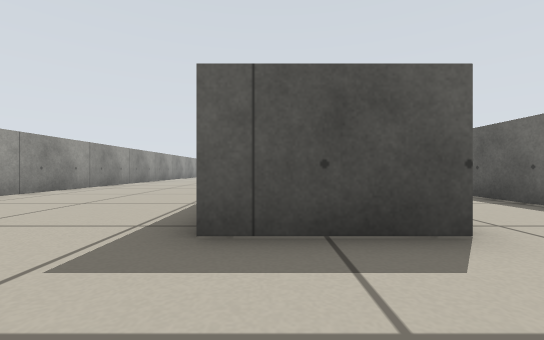
View 1 (above)

24 first-person views from a walk through a world built for the Player/Stage simulator. The camera is 0.31 m above the floor, looks level and sees 90° across. The lines on the ground mark 1 m squares. The floor is counted in squares, 0.5 m on a side. Each view is taken from the middle of a square. On the plan, view 1 faces up. The plan holds only what a view shows up to about 9 squares ahead; the rest is blank. The place goes on beyond the plan. The robots in the file are not drawn.

View 2
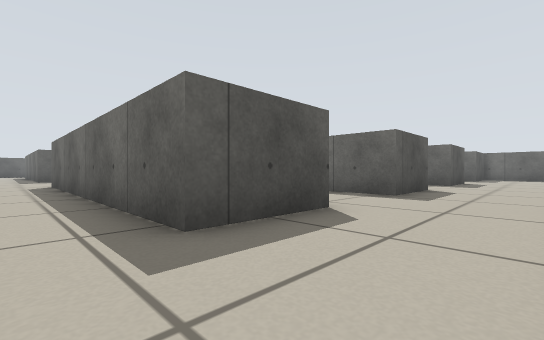

View 3
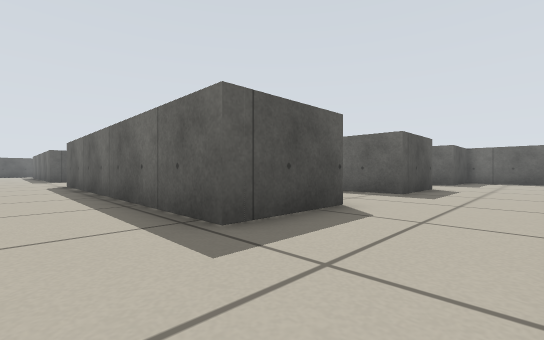

View 4
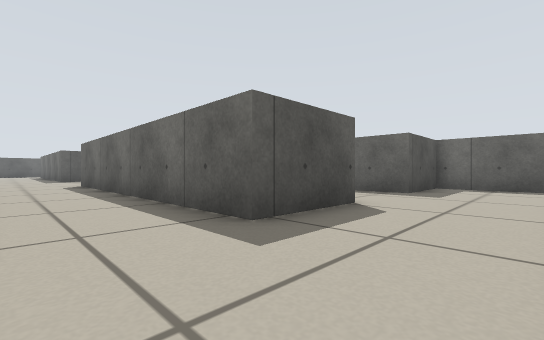

View 5
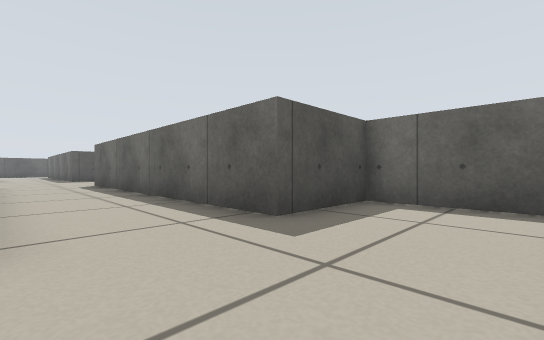

View 6
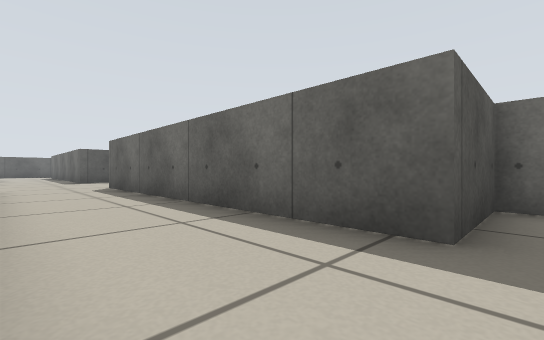

View 7
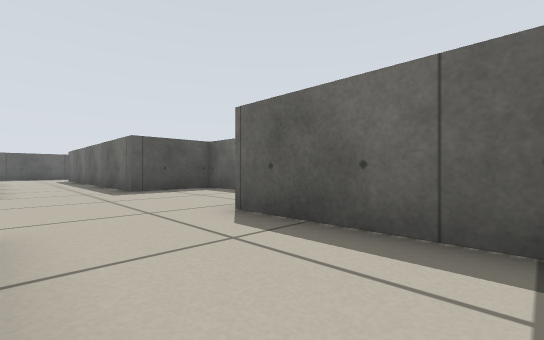

View 8
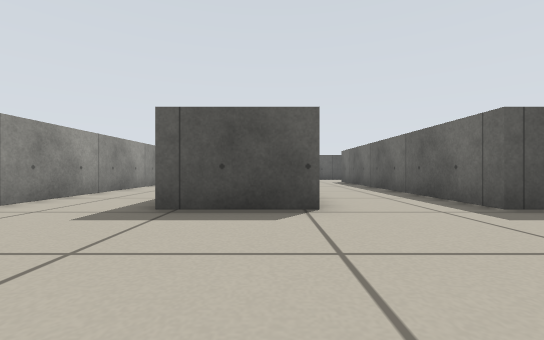

View 9
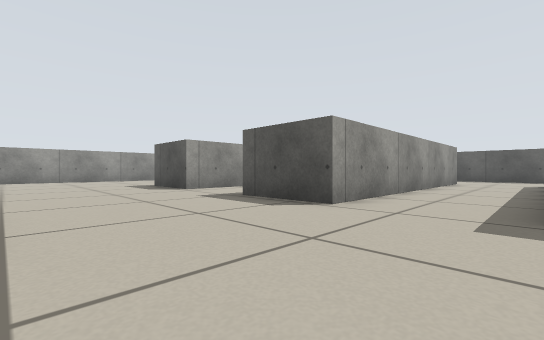

View 10
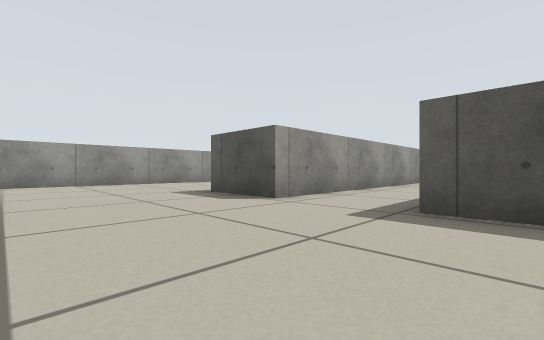

View 11
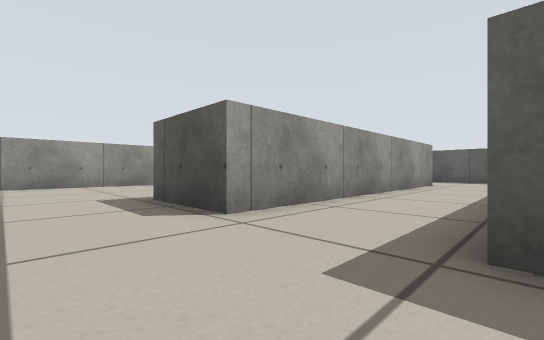

View 12
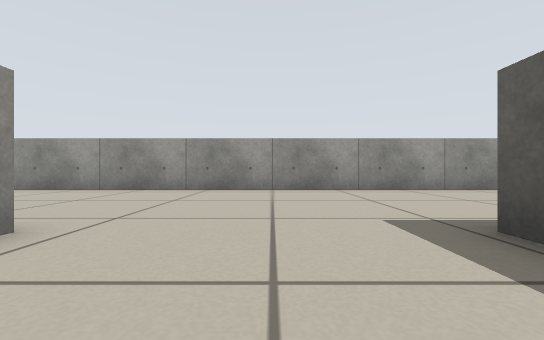

View 13
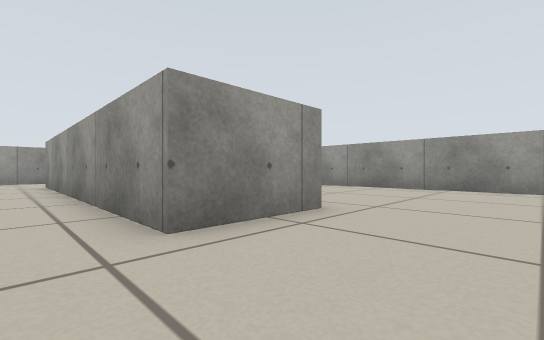

View 14
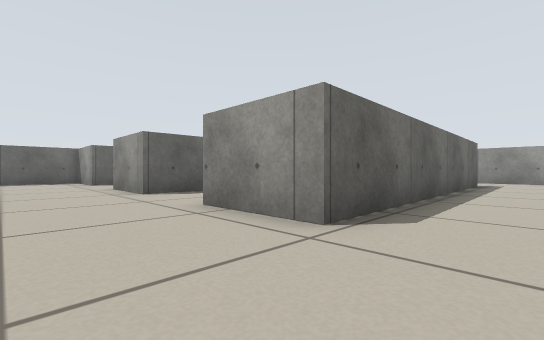

View 15
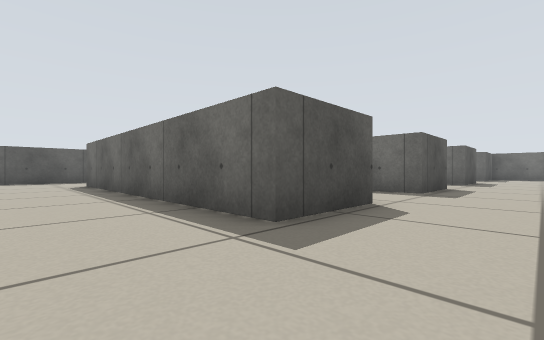

View 16
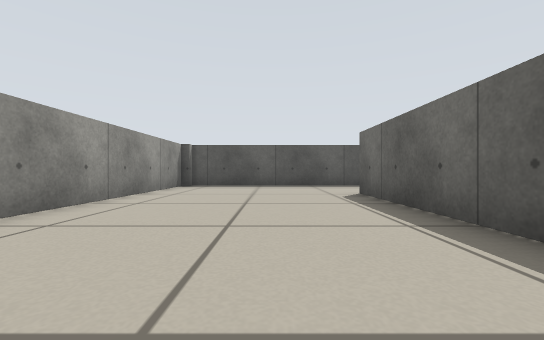

View 17
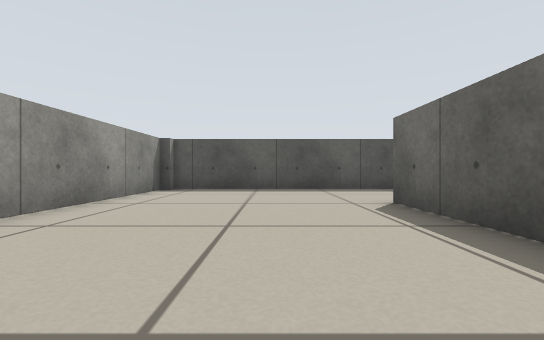

View 18
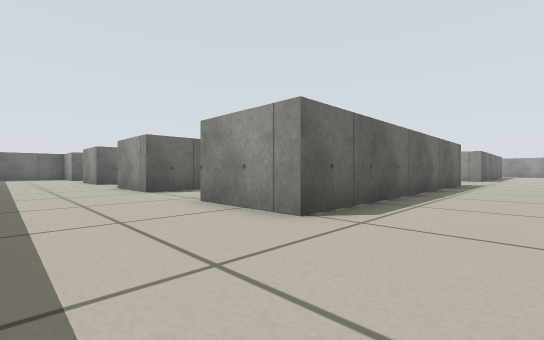

View 19
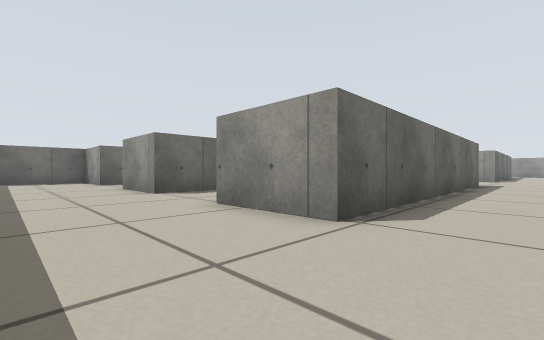

View 20
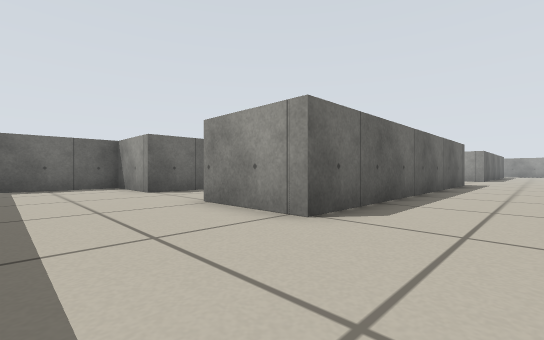

View 21
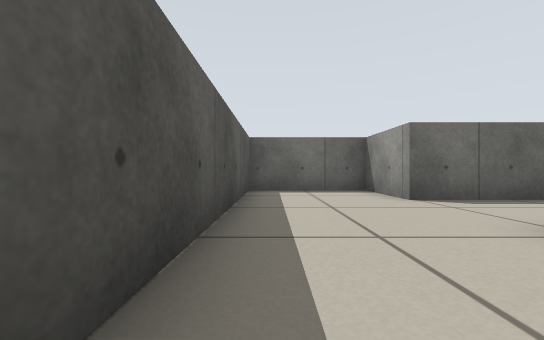

View 22
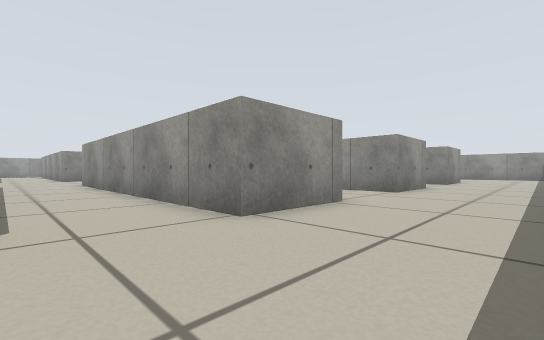

View 23
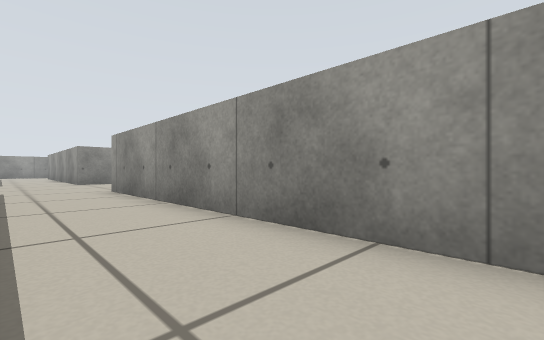

View 24
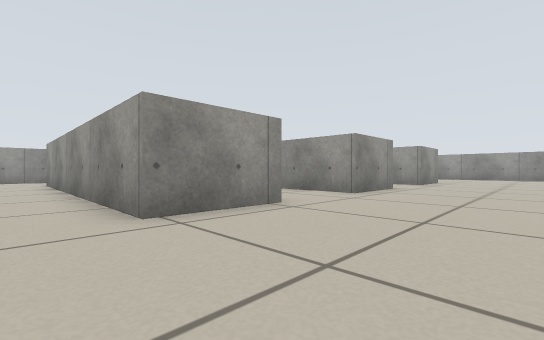

### Floor plan
Points are (right, up) in squares from view 1. A wall is a line through its corners. A room is listed if a view was taken in it or the views show most of it. See-through windows are left out.
Room 1 (views 1, 2, 3, 4, 5, 6, 7, 8, 9, 10, 11, 12, 13, 14, 15, 16, 17, 18, 19, 20, 21, 22, 23, 24)
walls: (-0.8, 12.4) (1.9, 12.4) (1.9, 3.5); (10.2, 19.5) (10.2, 27.2) (12.7, 27.2) (12.7, 17.2) (10.1, 17.2); (7.3, 23) (7.3, 17.2) (4.7, 17.2) (4.7, 27.2) (7.3, 27.2) (7.3, 25.5); (1.9, 24.6) (1.9, 17.2) (-0.7, 17.2) (-0.7, 27.2) (1.9, 27.2); (1.9, 2.5) (-0.7, 2.5) (-0.7, 11.4); (7.4, 2.5) (4.7, 2.5) (4.7, 12.4) (7.3, 12.4) (7.3, 10); (17.5, 17.2) (15.6, 17.2) (15.6, 22); (18.2, 15.8) (18.2, 16.5); (15.6, 24.4) (15.6, 27.2) (18.2, 27.2) (18.2, 30.7) (10.6, 30.7); (12.8, 2.5) (10.2, 2.5) (10.2, 12.4) (12.7, 12.4) (12.7, 4.5); (1, 30.7) (-6.1, 30.7); (-6.5, 30.4) (-6.5, 6.4); (18.2, 0) (18.2, 2.5) (15.6, 2.5) (15.6, 12.5)

Where each view was taken, in squares from view 1:
view 1: 0 up, 0 right, facing up
view 2: 0 up, 2 left, facing up-right
view 3: 0 up, 3 right, facing up-right
view 4: 0 up, 8 right, facing up-right
view 5: 0 up, 13 right, facing up-right
view 6: 2 up, 13 right, facing up-right
view 7: 9 up, 13 right, facing up-right
view 8: 13 up, 12 right, facing up
view 9: 13 up, 10 right, facing up-left
view 10: 13 up, 6 right, facing up-left
view 11: 15 up, 5 right, facing up-left
view 12: 15 up, 2 right, facing left
view 13: 15 up, 3 right, facing down-left
view 14: 15 up, 3 right, facing down-right
view 15: 15 up, 3 left, facing up-right
view 16: 20 up, 3 left, facing up
view 17: 22 up, 3 left, facing up
view 18: 30 up, 3 left, facing down-right
view 19: 30 up, 3 right, facing down-right
view 20: 30 up, 8 right, facing down-right
view 21: 30 up, 10 right, facing right
view 22: 30 up, 15 right, facing down-left
view 23: 26 up, 15 right, facing down-left
view 24: 16 up, 14 right, facing down-left
